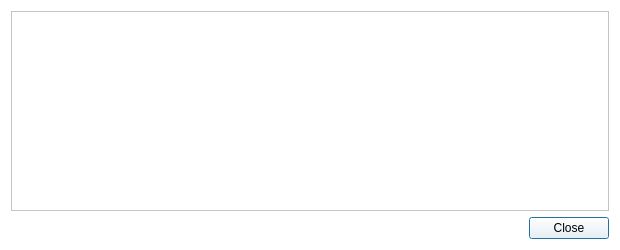
<?xml version="1.0" encoding="UTF-8"?>
<ui version="4.0">
 <class>TransactionDescDialog</class>
 <widget class="QDialog" name="TransactionDescDialog">
  <property name="geometry">
   <rect>
    <x>0</x>
    <y>0</y>
    <width>620</width>
    <height>250</height>
   </rect>
  </property>
  <property name="windowTitle">
   <string>Transaction details</string>
  </property>
  <property name="styleSheet">
   <string notr="true">background-color: rgb(255, 255, 255);</string>
  </property>
  <layout class="QVBoxLayout" name="verticalLayout">
   <item>
    <widget class="QTextEdit" name="detailText">
     <property name="toolTip">
      <string>This pane shows a detailed description of the transaction</string>
     </property>
     <property name="readOnly">
      <bool>true</bool>
     </property>
    </widget>
   </item>
   <item>
    <widget class="QDialogButtonBox" name="buttonBox">
     <property name="orientation">
      <enum>Qt::Horizontal</enum>
     </property>
     <property name="standardButtons">
      <set>QDialogButtonBox::Close</set>
     </property>
    </widget>
   </item>
  </layout>
 </widget>
 <resources/>
 <connections>
  <connection>
   <sender>buttonBox</sender>
   <signal>accepted()</signal>
   <receiver>TransactionDescDialog</receiver>
   <slot>accept()</slot>
   <hints>
    <hint type="sourcelabel">
     <x>248</x>
     <y>254</y>
    </hint>
    <hint type="destinationlabel">
     <x>157</x>
     <y>274</y>
    </hint>
   </hints>
  </connection>
  <connection>
   <sender>buttonBox</sender>
   <signal>rejected()</signal>
   <receiver>TransactionDescDialog</receiver>
   <slot>reject()</slot>
   <hints>
    <hint type="sourcelabel">
     <x>316</x>
     <y>260</y>
    </hint>
    <hint type="destinationlabel">
     <x>286</x>
     <y>274</y>
    </hint>
   </hints>
  </connection>
 </connections>
</ui>
